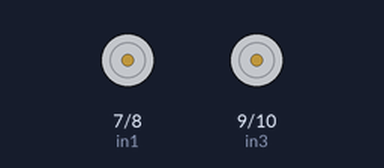
This sketch was run on a simulated Arduino Uno, built with avr-gcc and run on an emulated ATmega328P. Parts: motor-driver pin pairs drawn as motors (green arrow = first pin HIGH = forward, orange = second pin HIGH = backward, longer = more drive, scaled by the enable pin).

Above: at 0.6 s.
At 2.4 s:
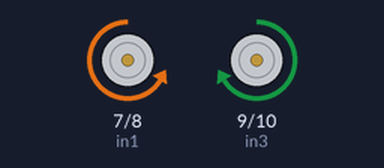
Timing chart, 0 to 4.1 s (numbered marks = the images above):
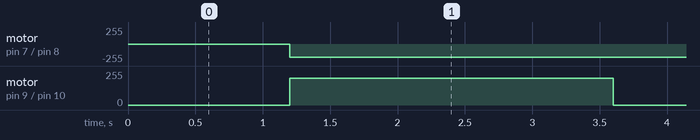

The sketch:

h1bridge_square.ino
```cpp
const int enA = 5;
const int enB = 6;
const int in1 = 7;
const int in2 = 8;
const int in3 = 9;
const int in4 = 10;

#define EXE_INTERVAL_STRAIGHT 1200
#define EXE_INTERVAL_TURN 3600

unsigned long currentMillis;
unsigned long lastExecutedMillis_1 = 0;
unsigned long lastExecutedMillis_2 = 0;


void setup() {

  // Set all the motor control pins to outputs

  pinMode(enA, OUTPUT);
  pinMode(enB, OUTPUT);
  pinMode(in1, OUTPUT);
  pinMode(in2, OUTPUT);
  pinMode(in3, OUTPUT);
  pinMode(in4, OUTPUT);

}

void turn() {

  analogWrite(enA, 200);
  analogWrite(enB, 200);

  if (currentMillis - lastExecutedMillis_1 >= EXE_INTERVAL_TURN) {

    lastExecutedMillis_1 = currentMillis; // save the last executed time

    Serial.println("straight");

    digitalWrite(in1, LOW);
    digitalWrite(in2, HIGH);
    digitalWrite(in3, LOW);
    digitalWrite(in4, LOW);
  }

}

void straight() {
  analogWrite(enA, 200);
  analogWrite(enB, 200);

  if (currentMillis - lastExecutedMillis_2 >= EXE_INTERVAL_STRAIGHT) {
    lastExecutedMillis_2 = currentMillis; // save the last executed time

    Serial.println("turn");

    digitalWrite(in1, LOW);
    digitalWrite(in2, HIGH);
    digitalWrite(in3, HIGH);
    digitalWrite(in4, LOW);
}

}
void loop() {

  currentMillis = millis();

  straight();
  turn();
}
```

Measured:
- by itself, motor on pin 7 (in1) / pin 8 (in2): stopped → backward 200/255 at 1.2 s
- by itself, motor on pin 9 (in3) / pin 10 (in4): alternates forward 200/255 for 2.4 s and stopped for 1.2 s
